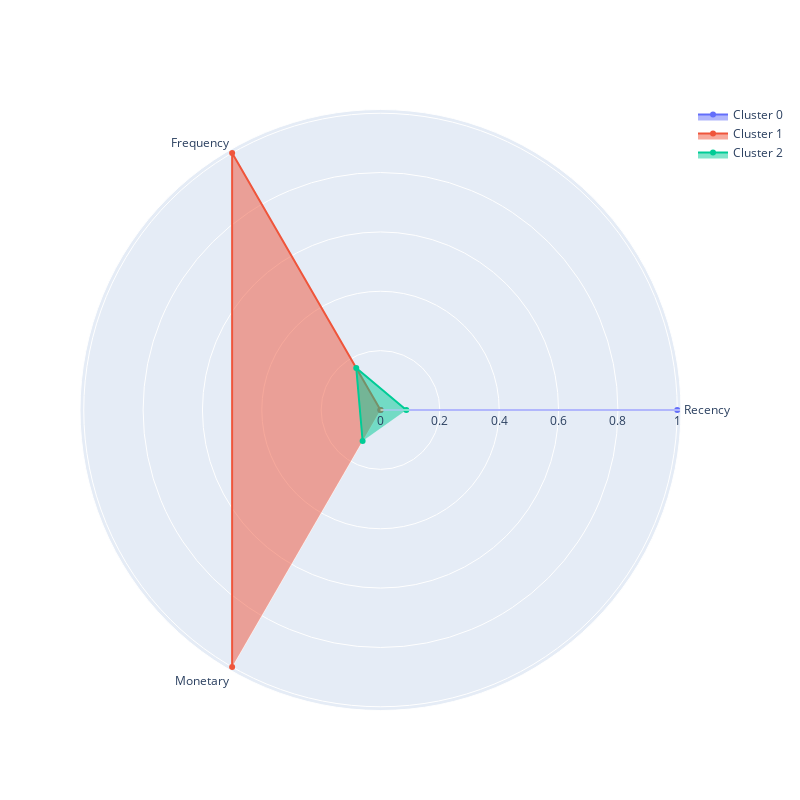

Notebook code for this chart:
### Code cell
plot_cluster_profile(rfm_table_cluster, 3)

### Figure 1 — Plotly figure (JSON) as saved in the notebook; plotly's stock layout.template omitted (floating-point values rounded to 4 significant figures)
{"data": [{"fill": "toself", "name": "Cluster 0", "r": [1, 0, 0], "theta": ["Recency", "Frequency", "Monetary"], "type": "scatterpolar"}, {"fill": "toself", "name": "Cluster 1", "r": [0, 1, 1], "theta": ["Recency", "Frequency", "Monetary"], "type": "scatterpolar"}, {"fill": "toself", "name": "Cluster 2", "r": [0.08702, 0.1634, 0.1205], "theta": ["Recency", "Frequency", "Monetary"], "type": "scatterpolar"}], "layout": {"autosize": false, "height": 800, "showlegend": true, "width": 800}}
